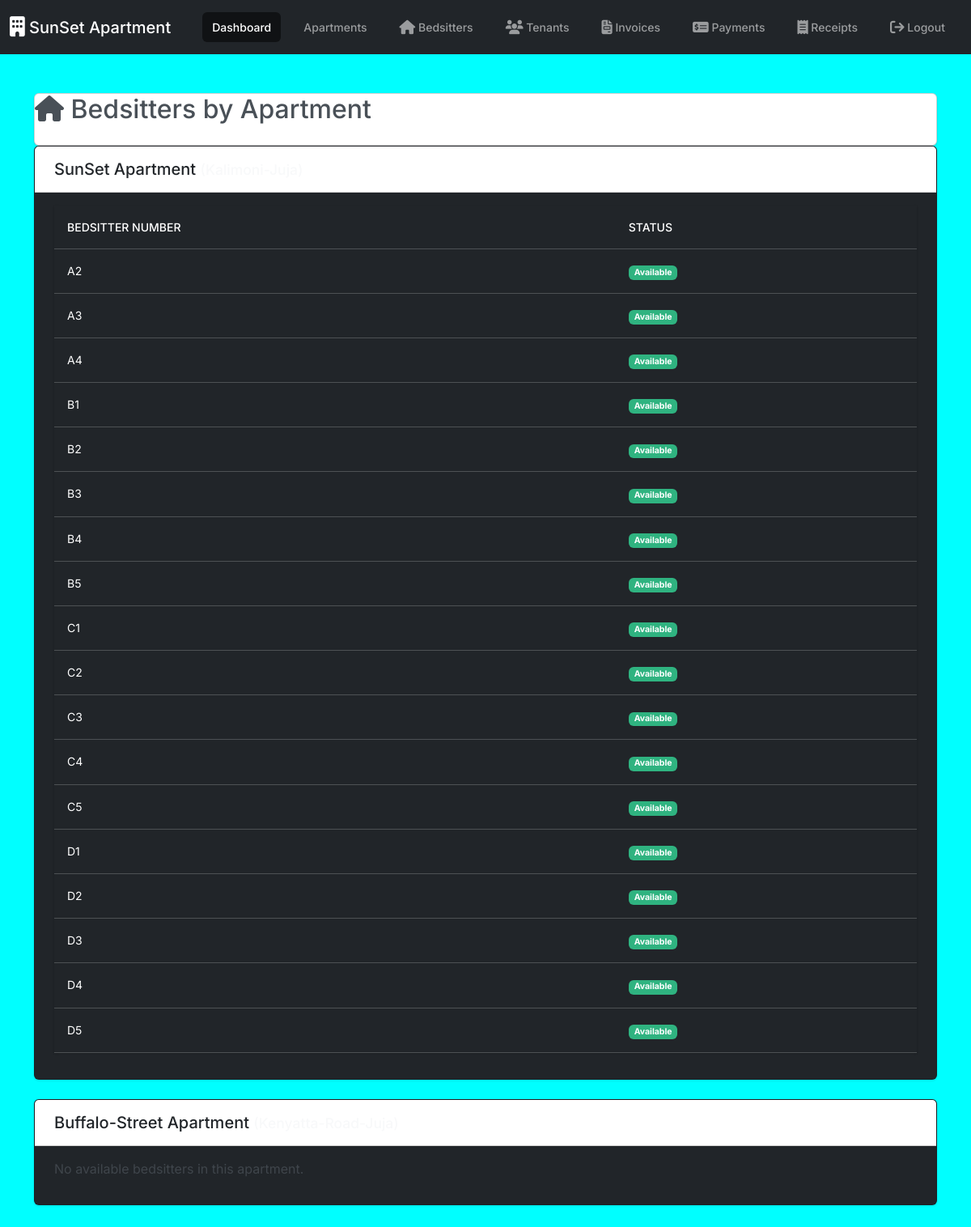
The page /bedsitters/ on the database as committed earlier.
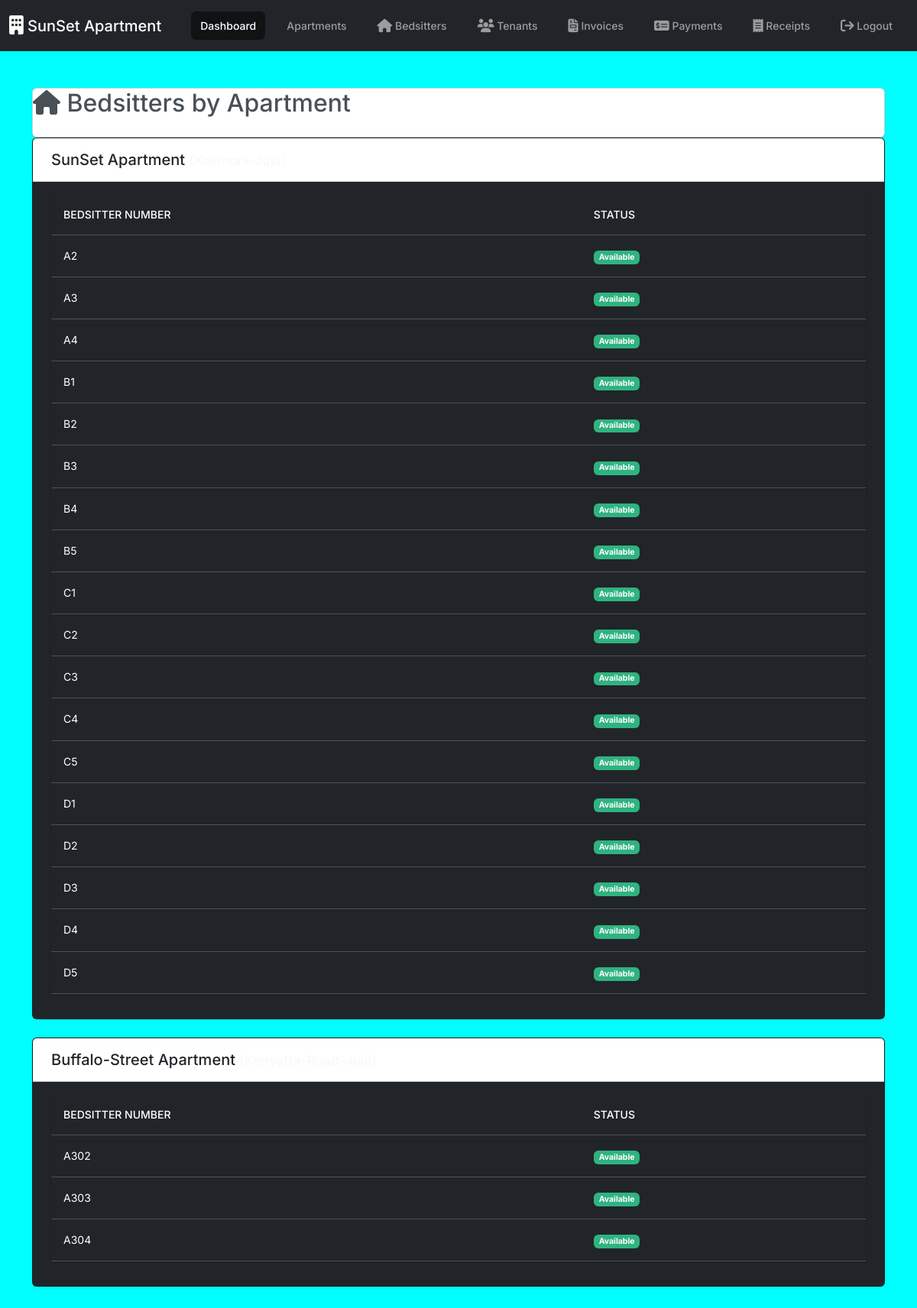
The same page on the database as committed later.
### portal/models.py (models this page shows, shortened)
class Apartment(models.Model):
    name = models.CharField(max_length=255)
    address = models.CharField(max_length=255)

class Bedsitter(models.Model):
    apartment = models.ForeignKey(Apartment, related_name='bedsitters', on_delete=models.CASCADE)
    number = models.CharField(max_length=255, unique=True)

### portal/views.py (the view)
# urls.py: path('bedsitters/', views.bedsitters_list, name='bedsitters_list'),
def bedsitters_list(request):
    apartments = Apartment.objects.prefetch_related('bedsitters').all()
    for apartment in apartments:
        apartment.available_bedsitters = apartment.bedsitters.filter(tenantprofile__isnull=True)
    context = {'apartments': apartments}
    return render(request, 'portal/bedsitters_list.html', context)

### portal/templates/portal/bedsitters_list.html (shortened to what this page needs)
{% extends "portal/base.html" %}
{% block content %}
<div class="card">
  <h2 class="mb-4"><i class="fa-solid fa-house"></i> Bedsitters by Apartment</h2>
</div>
{% for apartment in apartments %}
  <div class="card mb-4 bg-dark">
    <div class="card-header bg-secondary text-dark">
      <h5 class="mb-0">{{ apartment.name }} <small class="text-light">({{ apartment.address }})</small></h5>
    </div>
    <div class="card-body">
      {% if apartment.available_bedsitters %}
        <table class="table table-hover table-dark">
          <thead>
            <tr>
              <th>Bedsitter Number</th>
              <th>Status</th>
            </tr>
          </thead>
          <tbody>
            {% for bedsitter in apartment.available_bedsitters %}
              <tr>
                <td>{{ bedsitter.number }}</td>
                <td><span class="badge bg-success">Available</span></td>
              </tr>
            {% endfor %}
          </tbody>
        </table>
      {% else %}
        <p class="text-muted">No available bedsitters in this apartment.</p>
      {% endif %}
    </div>
  </div>
{% empty %}
  <p>No apartments found.</p>
{% endfor %}
{% endblock %}

Rows that differ between the two databases and show on the page:
computed for Apartment "Buffalo-Street Apartment": text "No available bedsitters in this apartment." → "BEDSITTER NUMBER STATUS"
added Bedsitter: number "A302", shown under Apartment "Buffalo-Street Apartment"
added Bedsitter: number "A303", shown under Apartment "Buffalo-Street Apartment"
added Bedsitter: number "A304", shown under Apartment "Buffalo-Street Apartment"
